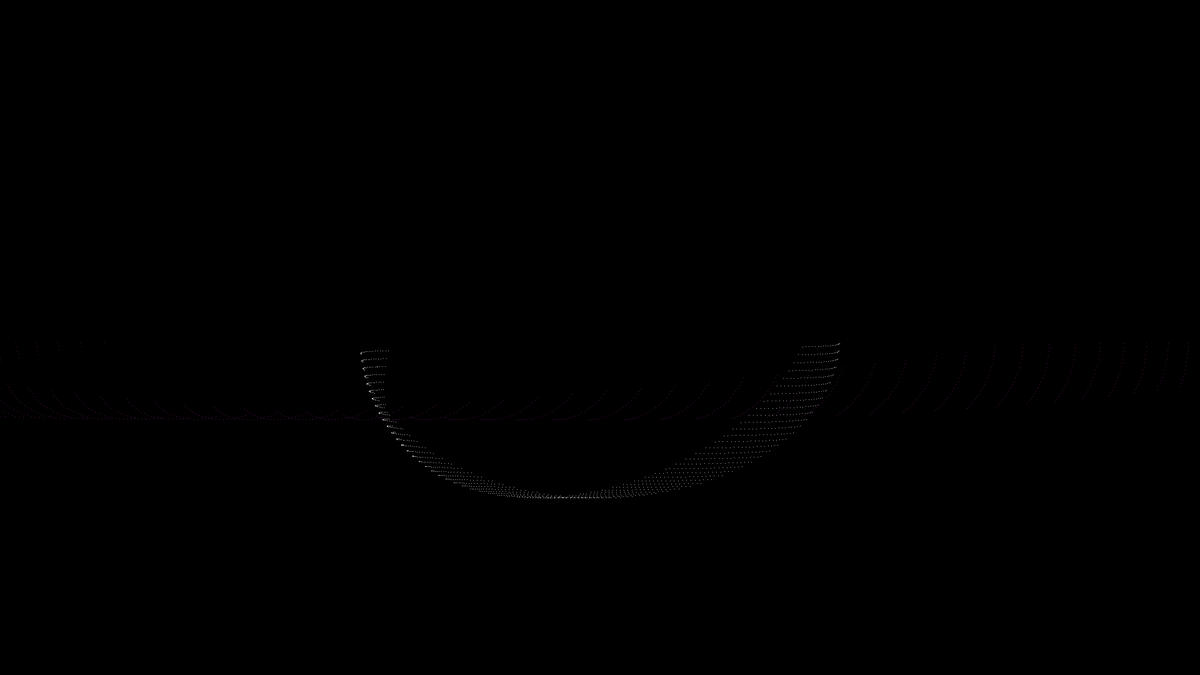
Frame 1 (no input)
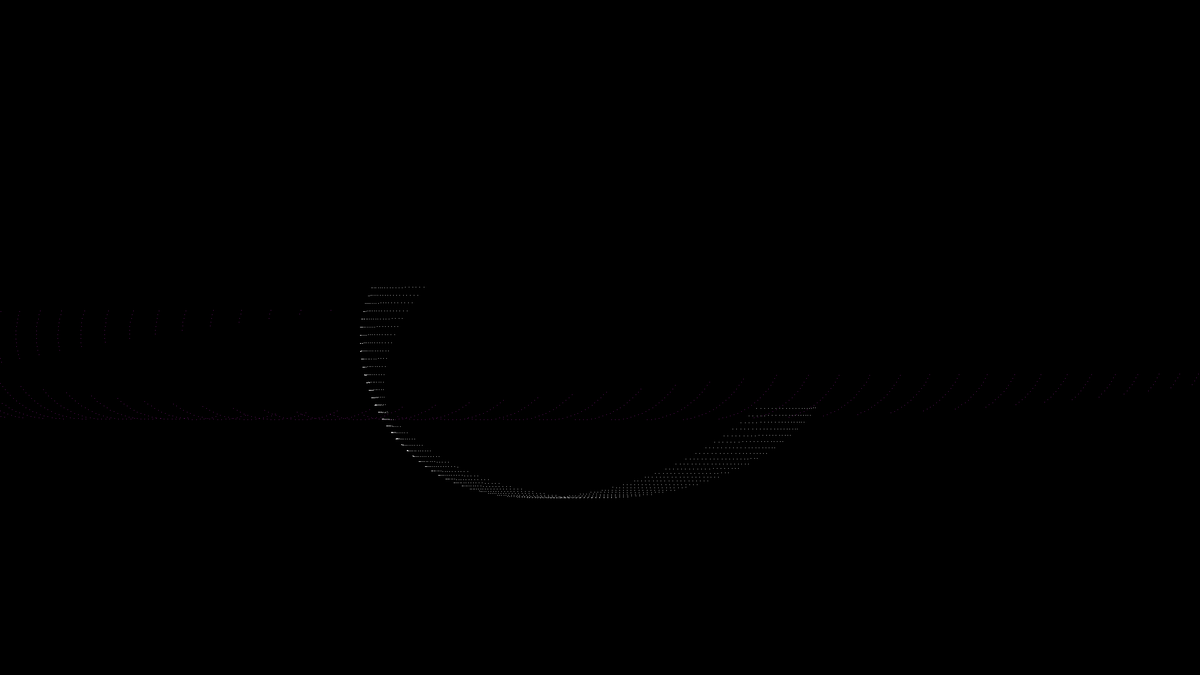
Frame 60 (the mouse pressed at the canvas centre just before this capture)
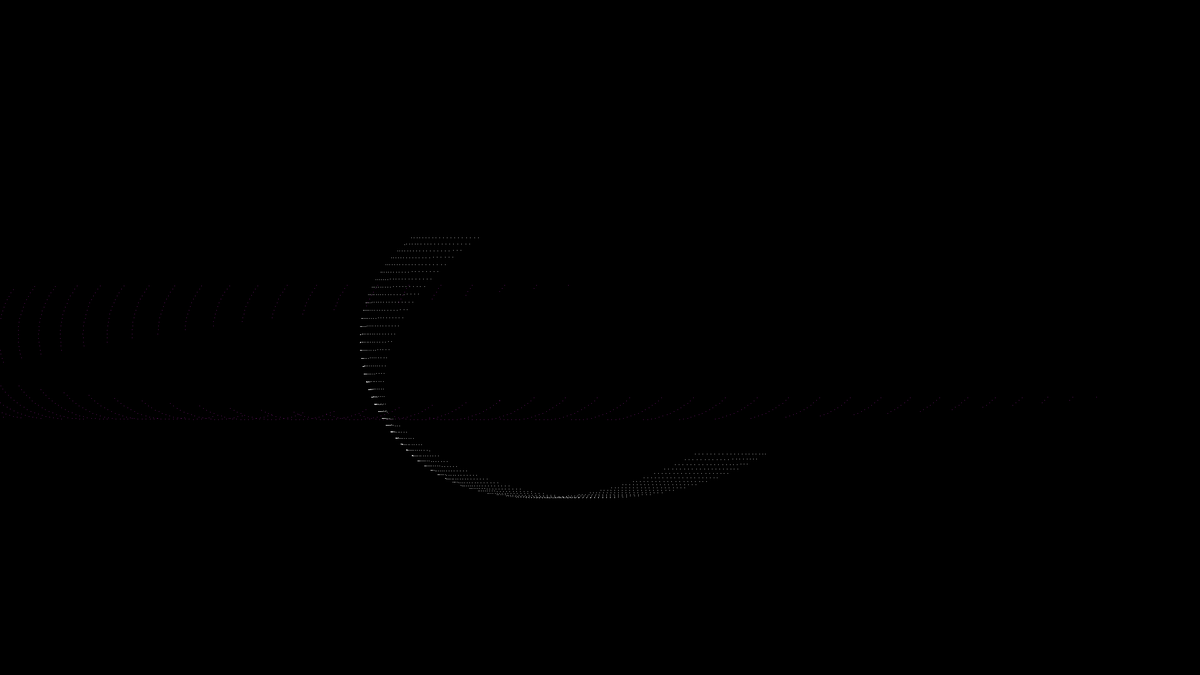
Frame 120 (the mouse held since frame 60 and released just before this capture)

The Processing sketch that drew these frames (run headless with seeded random() and noise(); from frame 60 on, the mouse is pressed at the canvas centre):

// Processing sketch: Macropose
// ── Macropose.pde
/**
 * Constants
 */

/**
 * Values
 */

/**
 * Lifecycle
 */

void setup() {
  size(1920, 1080);
  // fullScreen();
  // fullScreen(2);
  background(0);
}

void draw() {
  background(0);
  //noStroke();

  final float widthHalf = width / 2f;
  final float heightHalf = height / 2f;

  for (float a = 0f; a < 1f; a += 0.05f) {
    for (float b = 0f; b < 6f; b += 0.1f) {
      final float d = b / 2f + millis() / 3000f;
      point(
        widthHalf + 256f * cos(d) + 128f * cos(a + d), 
        heightHalf + 256f * sin(d) + 1f * sin(a + d)
        );

      stroke(0xFF881888);

      point(
        widthHalf + 128f * cos(d) + 1024f * cos(a + d), 
        heightHalf + 128f * sin(d) + 4f * sin(a + d)
        );
        
      stroke(0xFFFFFFFF);
    }
  }
}
